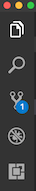
#> input picture documentation/images/vscode-toolbar.png, 36 x 191 px
$ python convertimage.py ../documentation/images/vscode-toolbar.png
#> lines starting #> are read from the running program, lines starting #| are printed output that depends on the picture
import sys
from PIL import Image

# pass the image as command line argument
image_path = sys.argv[1]
img = Image.open(image_path)
#> img is the input picture: PIL image 36x191 RGBA; mean R, G, B, A 63.6, 65.2, 65.2, 255

# resize the image
width, height = img.size
#> width = 36; height = 191
aspect_ratio = height/width
#> aspect_ratio = 5.31
new_width = 45
new_height = aspect_ratio * new_width
#> new_height = 238.8
img = img.resize((new_width, int(new_height)))
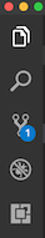
#> img: PIL image 45x238 RGBA; mean R, G, B, A 63.6, 65.2, 65.3, 255
# new size of image
# print(img.size)

# convert image to greyscale format
img = img.convert('L')
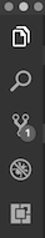
#> img: PIL image 45x238 L; min 0, max 255, mean 64.7

pixels = img.getdata()

# replace each pixel with a character from array
#chars = ["B","S","#","&","@","$","%","*","!",":","."]
chars = [".",",","-","=","+",":",";","!","?","$","W","#","@","Ñ"]
new_pixels = [chars[pixel//25] for pixel in pixels]
#> new_pixels = 10710 items, first 6: '-', '-', '-', '-', '-', '-'
new_pixels = ''.join(new_pixels)

# split string of chars into multiple strings of length equal to new width and create a list
new_pixels_count = len(new_pixels)
#> new_pixels_count = 10710
ascii_image = [new_pixels[index:index + new_width] for index in range(0, new_pixels_count, new_width)]
#> ascii_image = 238 items
ascii_image = "\\n".join(ascii_image)
print(ascii_image)
#> (printed output is left out)

# write to a text file.
with open("ascii_image.txt", "w") as f:
    f.write(ascii_image)
